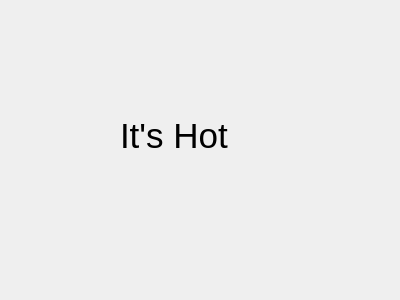
<?xml version="1.0" encoding="UTF-8"?>
<ui version="4.0">
 <class>weather</class>
 <widget class="QDialog" name="weather">
  <property name="geometry">
   <rect>
    <x>0</x>
    <y>0</y>
    <width>400</width>
    <height>300</height>
   </rect>
  </property>
  <property name="windowTitle">
   <string>Dialog</string>
  </property>
  <widget class="QLabel" name="label">
   <property name="geometry">
    <rect>
     <x>120</x>
     <y>100</y>
     <width>141</width>
     <height>71</height>
    </rect>
   </property>
   <property name="font">
    <font>
     <pointsize>26</pointsize>
    </font>
   </property>
   <property name="text">
    <string>It's Hot</string>
   </property>
  </widget>
 </widget>
 <resources/>
 <connections/>
</ui>
